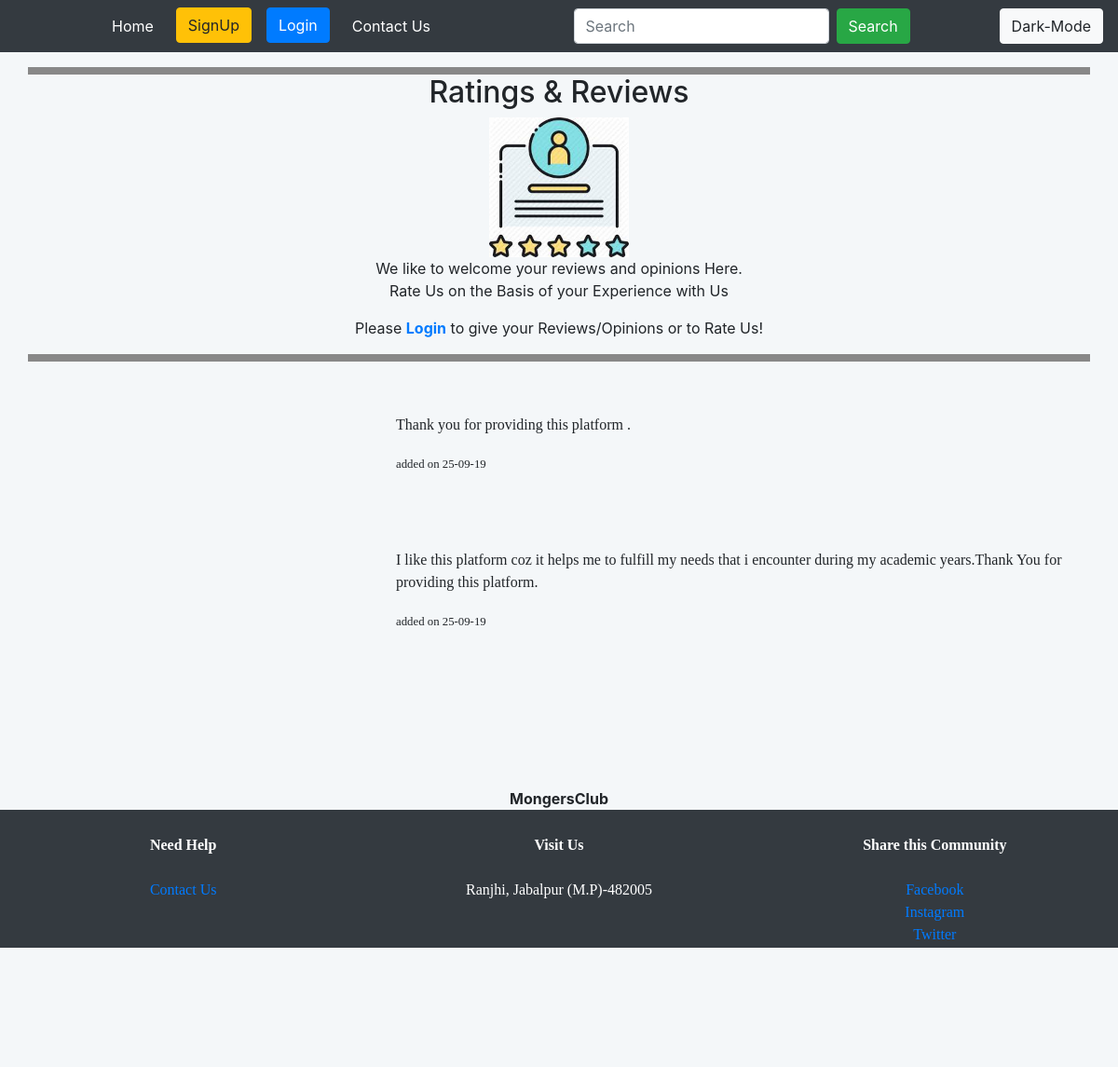
Screenshot of /blog.php with the database file from the repository.
### tables this page shows
CREATE TABLE `reviews` (
  `review_id` int(200) NOT NULL,
  `review_body` text NOT NULL,
  `review_date` text NOT NULL,
  `review_owner_id` int(200) NOT NULL
);

### blog.php (the view, shortened to what this page needs)
<!DOCTYPE html>
<html lang="en">
<head>
    <link rel="stylesheet" href="css/bootstrap.min.css">
    <link rel="stylesheet" href="style.css">
</head>
<body>
  <nav class="navbar navbar-expand-lg navbar-dark bg-dark fixed-top">
    <div class="collapse navbar-collapse" id="navbarSupportedContent">
      <ul class="navbar-nav mr-auto ml-5">
        <li class="nav-item active ml-5">
          <a class="nav-link" href="index.php" onclick="audio_play()">Home<span class="sr-only">(current)</span></a>
        </li>
        <li class="nav-item active ml-3">
          <a class="btn btn-warning" href="signup.php" onclick="audio_play()">SignUp<span class="sr-only">(current)</span></a>
        </li>
        <li class="nav-item active ml-3">
          <a class="btn btn-primary" href="login.php" onclick="audio_play()">Login<span class="sr-only">(current)</span></a>
        </li>
        <li class="nav-item active ml-3">
          <a class="nav-link" href="contact.php" onclick="audio_play()">Contact Us <span class="sr-only">(current)</span></a>
        </li>
      </ul>
      <form class="form-inline my-2 my-lg-0 mr-5" action="" method="POST">
        <input class="form-control mr-sm-2 " type="search" placeholder="Search" aria-label="Search" name='search_area'>
        <button class="btn btn-success my-2 my-sm-0 mr-5" name='search_btn' type="submit">Search</button>
      </form>
      <input id="mode" type="button" class="btn btn-light" value="Dark-Mode" onclick="change()">
    </div>
  </nav>
    <br><br><br>
    <div class="container review text-center">
        <h2>Ratings  &  Reviews</h2>
        <img src="images/rnr.jfif" alt="rating&review" height=150>
        <p>We like to welcome your reviews and opinions Here.<br>Rate Us on the Basis of your Experience with Us</p>
        <p>Please <a href="login.php"><b>Login</b></a> to give your Reviews/Opinions or to Rate Us!  </p>
    </div>
<br>
<div class="container user_reviews mt-4">
        <?php
          $con = mysqli_connect("localhost", "root", "", "minor2");
            $review_query = "select * from reviews order by review_id desc";
            $run_review_query = mysqli_query($con, $review_query);
            while($show_data = mysqli_fetch_array($run_review_query))
            {
                $show_review_owner_id = $show_data['review_owner_id'];
                $user_query = "select * from users where user_id = '$show_review_owner_id'";
                $run_user_query = mysqli_query($con, $user_query);
                $user_data = mysqli_fetch_array($run_user_query);
                $show_profile_pic = $user_data['user_profile_picture'];
                $show_username = $user_data['user_name'];
                $show_review_body = $show_data['review_body'];
                $show_review_date = $show_data['review_date'];
                echo "
                <div class='card user_review'>
                <div class='row mb-5'>
                    <div class='col-sm-4'>
                        <img src='user_images/$show_profile_pic' alt='' height=100 style='border-radius:500px;margin-left:55%;'>
                    </div>
                    <div class='col-sm-8'>
                        <h4><B>$show_username</B></h4>
                        <p style='font-family:comic sans MS;'>$show_review_body</p>
                        <small style='font-family:verdana;'> added on $show_review_date</small>
                    </div>
                </div>
                <br>
            </div>
                ";
            }
        ?>
    </div>
        <br><br><br>
<br>
                   <p class="text-center mb-0"><b>MongersClub</b></p>
    <footer class="footer" style="margin-bottom: -1%;">
            <div class="container-fluid bg-dark footer" style="padding:10px;color:#fff;font-family:comic sans MS;">
                    <div class="row mt-3">
                    <div class="col-sm-4">
                            <div class="card text-center" style="background:none;border:none;">
                            <span><b>Need Help</b></span><br>
                                <div class="card-text">
                                    <a href="contact.php" class="card-link">Contact Us</a>
                                </div>
                            </div>
                        </div>
                        <div class="col-sm-4">
                            <div class="card text-center" style="background:none;border:none;">
                                    <span><b>Visit Us</b></span><br>
                                <div class="card-text">
                                    Ranjhi, Jabalpur (M.P)-482005
                                </div>
                            </div>
                        </div>
                        <div class="col-sm-4">
                            <div class="card text-center" style="background:none;border:none;">
                                    <span><b>Share this Community</b></span><br>
                                <div class="card-text">
                                    <a href="#" class="card-link">Facebook</a><br>
                                    <a href="#" class="card-link">Instagram</a><br>
                                    <a href="#" class="card-link">Twitter</a><br>
                                    <a href="#" class="card-link">Quora</a><br>
                                </div>
                            </div>
                        </div>
                    </div>
                    <br><br><br>
                    <div class="footer text-center">MongersClub &copy; copywrite 2019 	</div>
                </div>
    </footer>
</body>
</html>

### style.css (style rules this page uses)
body { opacity:0; background: #f4f7f9; }
.review { border: 8px solid #888888; border-right: 3px; border-left: 3px; }
.user_review { background: transparent; border: none; }

### rows the page displays
reviews: review_body "Thank you for providing this platform .", review_date "25-09-19"
reviews: review_body "I like this platform coz it helps me to fulfill my needs that i encounter during my academic years.Thank You for providing this platform.", review_date "25-09-19"
